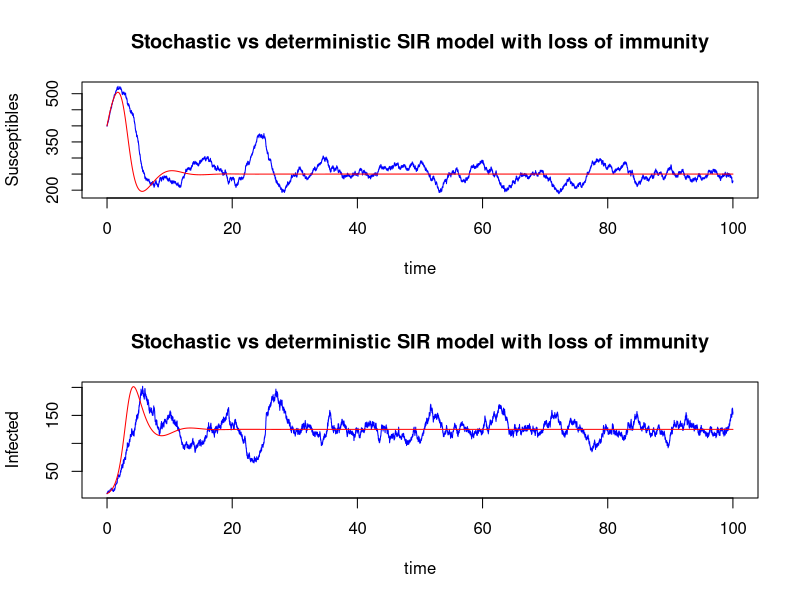

Write R code to recreate this figure.
rm(list=ls()) #clear all
library(deSolve) #loads the ODE solving package
# Compare simulations with and without demographic stochasticity for the following model:
# 
# 1. SIR model with loss of immunity at rate alpha:
# dS/dt = -beta*S*I/N + alpha*R
# dI/dt = beta*S*I/N - gamma*I
# dR/dt = gamma*I-alpha*R
# which non-dimensionalizes in time to:
# dS/dtau = -R0*S*I/N + rho*R
# dI/dtau = R0*S*I/N - I
# dR/dtau = I - rho*R
# where R0=beta/gamma, rho=alpha/gamma, and tau=gamma*t
# note that, in the deterministic case, dS/dt+dI/dt+dR/dt=0, so total population size N=S+I+R is constant and you can replace R=N-S-I to reduce the number of equations for the deterministic simulations
# Suggested parameter values*: R0=4, rho=0.2, N=1000, tf=100

#For this I will maintain the same assumptions from class that of the initial starting population, ~40% are susceptible to the disease, and .1 % are infected

#--------------
#functions
#deterministic model
SIRdet = function(t,x,parms){
  with(as.list(c(parms,x)),{
    dS = -R0*S*(I/N) + rho*(N-S-I) #susceptibles
    dI = R0*S*(I/N) - I #infecteds
    list(c(dS,dI)) #return dS and dI in a vector
  })
}

#stochastic model
SIRstoch = function(R0,rho,N,I0,S0,tf=100){
  #error checking
  #making sure pop sizes are whole numbers
  N = as.integer(N)
  I0 = as.integer(I0)
  S0 = as.integer(S0)
  if((I0+S0)>N) stop("Total population sizes S0+I0 are greater than total population size N")
  if(rho>1) stop("Cannot have loss of immunity rate rho > 1")
  #assign remaining parameters and intial conditions
  alpha = 1-rho #recovery rate
  Rec0 = N-S0-I0 #initial population of recovered individuals
  vt = 0 #vector of time each event occured
  SIR = as.matrix(c(S0,I0,Rec0)) #build initial population sizes matrix to add to over time
  tstep = 1 #counter of events that have occured
  #outcome matrix
  dN = cbind(c(-1,1,0),c(0,-1,1),c(1,0,-1)) #the three possible outcomes of an event:  infection, recovery, and loss of immunity for recovered individuals
  nOut = ncol(dN) #number of possible outcomes
  while(vt[tstep]<tf) {#run until we hit tf
    #find rates of each event and their sum
    Nt = sum(SIR[,tstep])
    wt = c(R0*SIR[1,tstep]*SIR[2,tstep]/Nt, SIR[2,tstep],rho*SIR[3,tstep]) #rate for each event -  make sure in same order as outcome matrix above
    sum_wt = sum(wt) #sum of rate wait times
    #calculate wait time to next event
    dt = rexp(n=1,rate=sum_wt) #exponential distribution draw
    #calculate which event occurs
    wtn = wt/sum_wt #normalized rates
    outIdx = sample(1:nOut, size=1, prob=wtn) #determine which event occurs
    #update S,I, and/or R populations
    SIR = cbind(SIR, SIR[,tstep]+dN[,outIdx])
    #update our time
    vt[tstep+1] = vt[tstep]+dt
    #update counter
    tstep = tstep+1
  }
  return(list(t=vt, N=SIR)) #returns the SIR matrix and time vector together as a list
}


#--------------
#parameters and initial population sizes
# Suggested parameter values*: R0=4, rho=0.2, N=1000, tf=100
R0= 4 #infection rate
rho= 0.2 #loss of immunity rate
N= 1000 #population size
tf=100
S0= floor(0.4*N) #initial number of susceptibles as a whole number
I0= floor(0.01*N) #floor cuts off everything after the decimal, rounding down and guranteeing a whole number initial infected


#--------------
#run everything
#run the stochastic model
StochOut = SIRstoch(R0=R0,rho=rho,N=N, I0=I0, S0=S0)

#run the deterministic model
parms = c(R0=R0,rho=rho,N=N) #parameters vector
x0= c(S=S0, I=I0) #initial population sizes
detOut=as.data.frame(lsoda(x0, StochOut$t,SIRdet,parms)) #run ODE

#--------------
#plot everything
mf = par(mfrow=c(2,1)) #sets up 2x1 subplot
plot(StochOut$t,StochOut$N[1,],type='l',col='blue',xlab="time",ylab="Susceptibles",main="Stochastic vs deterministic SIR model with loss of immunity")
lines(StochOut$t,detOut$S,col='red')

plot(StochOut$t,StochOut$N[2,],type='l',col='blue',xlab="time",ylab="Infected",main="Stochastic vs deterministic SIR model with loss of immunity")
lines(StochOut$t,detOut$I,col='red')
par(mfrow=mf)
